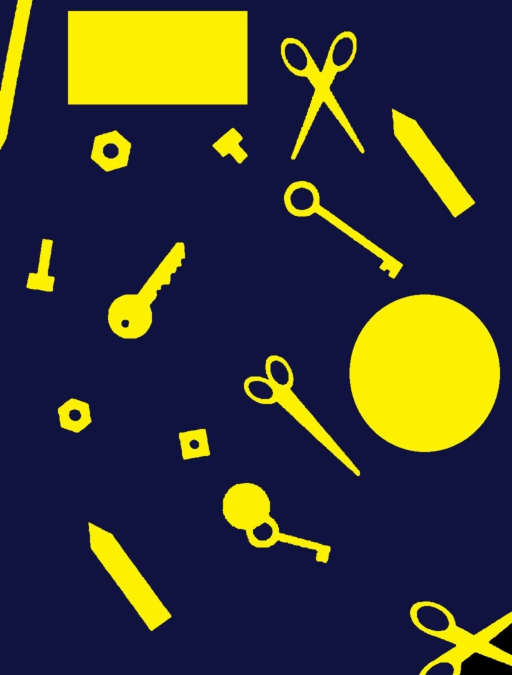
#> input picture Src/scissors_col_2.jpg, 1024 x 1350 px (shown at 1/2 size)
$ python CA_Q2_version1.py
#> lines starting #> are read from the running program, lines starting #| are printed output that depends on the picture
from skimage import io
from skimage.util import random_noise
from skimage.filters.rank import median, mean
from skimage.filters import threshold_otsu
from skimage.segmentation import clear_border
from skimage.measure import regionprops
from skimage.color import label2rgb, rgb2gray
from skimage import measure, img_as_ubyte
from skimage.draw import (line)
from skimage.morphology import disk
import matplotlib.pyplot as plt
import matplotlib.patches as mpatches
import pandas as pd
import cv2


##add dilation

def main():

     #make a folder called CA for example save this script init
    #and save the photo you want to import in it also then you can use
    #the command below
    scale = 1 #microns/pixel
    sigma_values = [0, 0.2, 0.055, 0.01, 0.02, 0.2]
    output_images = []
    img = readInImage("scissors_col_2.jpg")

    imag = convertImageToGreyscale(img)

    noised_images = addGaussianNoise(imag, sigma_values)
    print(noised_images[-1])

    threshold, thresholded_images = applyOtsuThresholding(noised_images)

    plotHistogram(threshold, noised_images, sigma_values)

    images_with_borders_removed = clearObjectsTouchingImageBorders(thresholded_images, sigma_values)

    region_labelled_images, region_labelled_images_overlays = labelAndColourCodeImageRegions(img, images_with_borders_removed, sigma_values)

    ii = 0
    for i in range(len(sigma_values)):
        all_props, props = calculateAndReturnRegionProperties(region_labelled_images[ii], img)

        #function that uses pandas to take tha same information and put it in a csv table
        displayImagePropsInPandasTable(props, scale)

        #function that takes in the scissors' area and centroids and determines the smallest scissors from
        #using props.suler_number which isolates the image by their unique identifier which is that they
        #are the only objects with two holes. then we use the min(area) from this returns the min scissors and min scissors centroid too
        scissor_area, scissor_centroid_index, centroid_of_smaller_scissors = determineSmallestScissorsAndGetProperties(all_props, thresholded_images[ii])

        #lastly using the labels again we use ,atplotlib.mpatches_rectangle to draw a rectangle around the
        #label that has the same area as the smallest scissors. Since we know the scissors area we can
        #set an if statement to only draw a box around the smallest scissor
        image_with_smallest_scissor = addBoxAroundRegion(thresholded_images[ii], region_labelled_images[ii], region_labelled_images_overlays[ii], scissor_area, scissor_centroid_index, centroid_of_smaller_scissors)
        output_images.append(image_with_smallest_scissor)
        ii += 1

    fig, ax = plt.subplots(ncols = len(sigma_values), figsize = (20, 15))
    ii = 0
    for i in range(len(sigma_values)):

        ax[i].imshow(noised_images[ii], cmap = plt.cm.gray)
        ii += 1


def readInImage(image1):

#> called with image1 = 'scissors_col_2.jpg'
    img1 = img_as_ubyte(io.imread(image1))
#> img1 is the input picture: shape (1350, 1024, 3); mean R, G, B 58.6, 58.9, 53.6

    #plt.imshow(img1)
    #plt.axis("off")
    #plt.show()

    return img1

#define a function that takes in an image and
#converts it to greyscale
def convertImageToGreyscale(image):

    grayscale = rgb2gray(image)
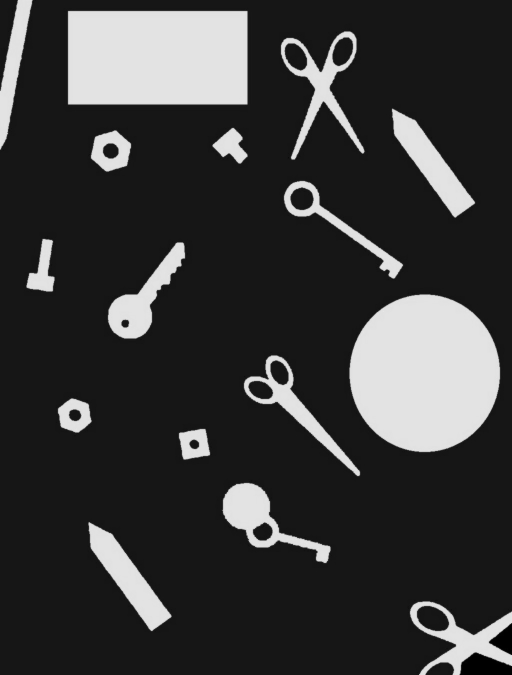
#> grayscale: shape (1350, 1024) float64 (shown at 1/2 size); min 0, max 0.989, mean 0.229
    #plt.imshow(grayscale, cmap=plt.cm.gray)
    #plt.axis("off")
    #plt.show()
    return grayscale

def addGaussianNoise(image, sigma):

    #fig, ax = plt.subplots(ncols = 1, nrows= 1, figsize = (10, 8))
    ii = 0
    noised_images = []
    for i in range(len(sigma)):

        noise = random_noise(image, mode='gaussian', seed=None, clip=True, var = sigma[ii]**2, mean = 0.0)
        noised_images.append(noise)


        ii += 1
#> after the loop, ii = 0; noised_images = []


   # plt.tight_layout()
    #ax.set_title("nosed kmage")
    return noised_images

# [315 lines left out: functions addMedianFilter, addMeanFilter, plotHistogram, applyOtsuThresholding, clearObjectsTouchingImageBorders, labelAndColourCodeImageRegions and 4 more, not called in this run]


#> (the run stopped early here; a loop or call above may not have finished)
